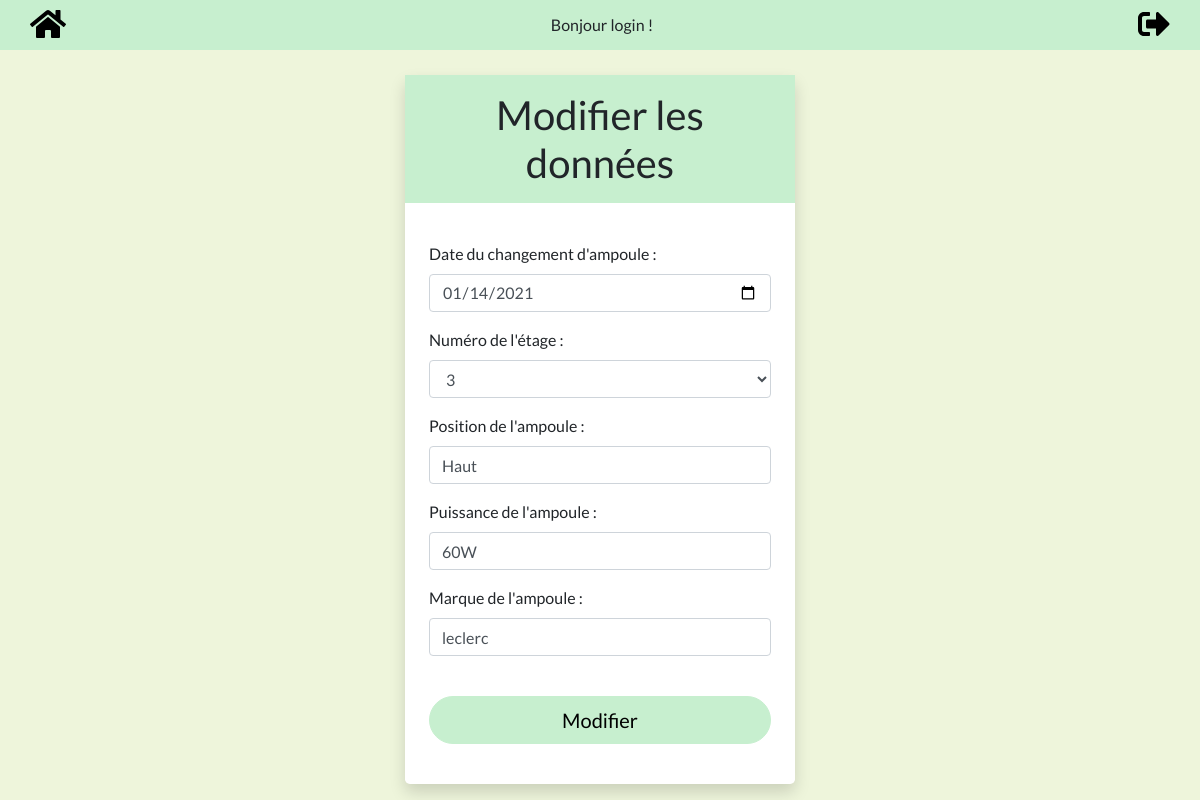
/modify.php?edit=1&id=38 (signed in), run on the app's committed database.
### tables this page shows
CREATE TABLE `ampoule` (
  `id` int(11) NOT NULL AUTO_INCREMENT,
  `date_changement` date NOT NULL,
  `etage` varchar(50) NOT NULL,
  `position` varchar(20) NOT NULL,
  `puissance_ampoule` varchar(70) NOT NULL,
  `marque_ampoule` varchar(50) NOT NULL,
  PRIMARY KEY (`id`)
);

### modify.php (the view, shortened to what this page needs)
<?php
    require_once('database.php');
    $dateChange= '';
    $etage= '';
    $position= '';
    $puissance= '';
    $marque='';
    if(isset($_GET['id']) && isset($_GET['edit'])){
        $sql= 'SELECT id, date_changement, etage, position, puissance_ampoule, marque_ampoule FROM ampoule WHERE id=:id';
        $sth = $dbh->prepare($sql);
        $sth->bindParam(':id', $_GET['id'], PDO::PARAM_INT);
        $sth->execute();
        $result = $sth->fetch(PDO::FETCH_ASSOC);
        $dateChange=$result['date_changement'];
        $etage=$result['etage'];
        $position= $result['position'];
        $puissance= $result['puissance_ampoule'];
        $marque=$result['marque_ampoule'];
    }
?>
<!DOCTYPE html>
<html lang="FR">
    <head>
        <link rel="stylesheet" href="https://stackpath.bootstrapcdn.com/bootstrap/4.5.0/css/bootstrap.min.css">
        <link rel="stylesheet" href="style.css">
    </head>
    <body>
        <div class="container-fluid navbar">
                <div class="container d-flex lign-items-center">
                <div class="returnbutton">
                        <a href="accueil.php" title="Retour à l'accueil">
                            <i class="fas fa-home fa-2x" style="color:black;"></i>
                        </a>
            </div>
                    <div>
                        <?php
                        echo '<p class="echo">Bonjour ' .$_SESSION['username']. ' ! </p>'
                        ?>
                    </div>
                    <div>
                        <a href="deco.php" title="Se déconnecter"> <i class="fas fa-sign-out-alt fa-2x" style="color:black;"></i></a>
                    </div>
                </div>
            </div>
        <div class="container-fluid mt-3 ">
            <main>
            <div class="container responsive-table-line shadow bg-white rounded-lg offset-lg-4 col-lg-4 my-3">
            <div class="title">
                <?php
                        if (isset($_GET['id']) && isset($_GET['edit'])){
                            $edadd= "Modifier les données";
                        }else{
                            $edadd= "Ajouter un changement";
                        }
                ?>
                <h1 class="p-3"><?=$edadd ?></h1>
            </div>
            <form action='' method='POST' class=" p-4 ">
                <div class="pb-3">
                <label> Date du changement d'ampoule : </label>
                    <input type="date" name='date_changement' id='date_changement' value="<?=$dateChange; ?>" class="form-control " required>
                </div>
                <div class="pb-3">
                    <label for="etage">Numéro de l'étage :</label>
                    <select name='etage' id='etage' class="form-control" required>
                            <option <?php if ($etage =='3'){echo "selected";}?> >3</option>
                    </select>
                </div>
                <div class="pb-3">
                    <label>Position de l'ampoule :</label>
                    <input type="text" name='position' id='position' placeholder="droite, gauche, fond du couloir, ..." value="<?=$position; ?>" class="form-control" required>
                </div>
                <div class="pb-3">
                    <label>Puissance de l'ampoule : </label>
                    <input type="text" name='puissance_ampoule' id='puissance_ampoule' placeholder="40W, 60W, 75W, ..." value="<?=$puissance; ?>" class="form-control" required>
                </div>
                <div class="pb-3">
                    <label>Marque de l'ampoule : </label>
                    <input type="text" name='marque_ampoule' id='marque_ampoule' placeholder="Marque" value="<?=$marque; ?>" class="form-control" required>
                </div>
                <br>
                <div class="text-center pb-3">
                    <?php
                        if (isset($_GET['id']) && isset($_GET['edit'])){
                            $button= "Modifier";
                        }else{
                            $button= "Ajouter";
                        }
                    ?>
                    <button type="submit" class="btn btn-outline-primary btn-lg btn-block center rounded-pill "><?=$button ?></button>
                </div>
            </form>
        </div>
        </main>
    </body>
</html>

### style.css (style rules this page uses)
body { font-family: 'Lato', sans-serif; font-size: 16px; background-color: #eef5db; margin:auto; }
.container { padding:0; margin: auto; }
h1 { text-align: center; margin-bottom: 15px; }
.title { background-color: #c7efcf; margin:0; }
.btn-outline-primary { background-color: #c7efcf; color: black; border-color: #c7efcf; }
.returnbutton { text-align: center; }
.echo { margin:0; }
.navbar { margin: 0; background-color: #c7efcf; }
main { margin-top: 25px; }

### data on the page
ampoule: date_changement "01/14/2021", etage "3", position "Haut", puissance_ampoule "60W", marque_ampoule "leclerc"

### other printed values
$_SESSION['username'] "login"
$edadd "Modifier les données"
$button "Modifier"
